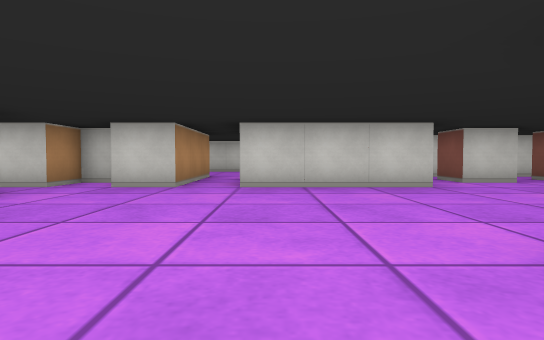
view 1 (above)

18 first-person views from a walk through a cub3D level. The camera is about half as high as the walls, tilts 2° down and sees 75° across. The floor is counted in squares. Each view is taken from the middle of a square. On the plan, view 1 faces up. The plan holds only what a view shows up to about 9 squares ahead; the rest is blank.

view 2
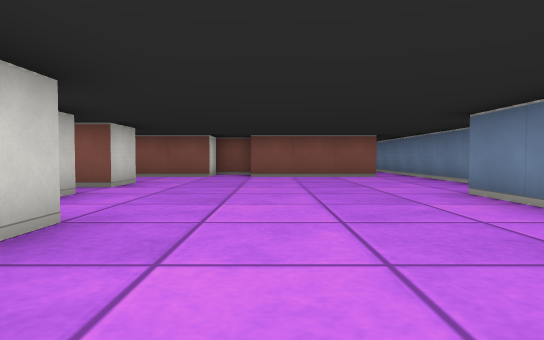

view 3
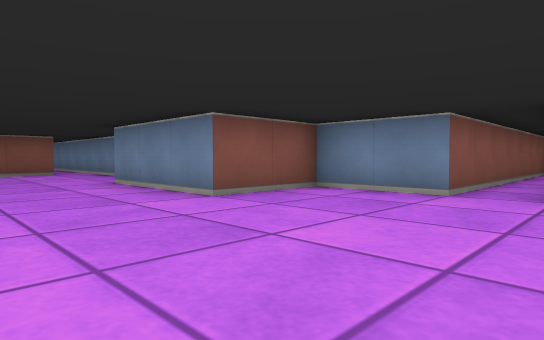

view 4
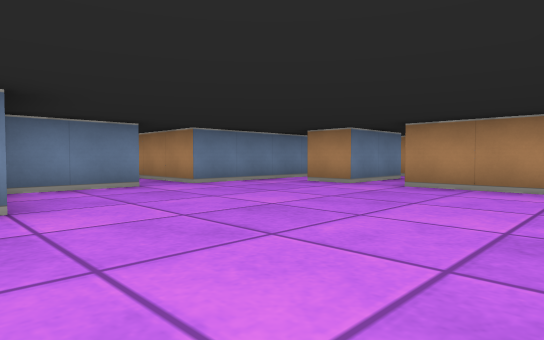

view 5
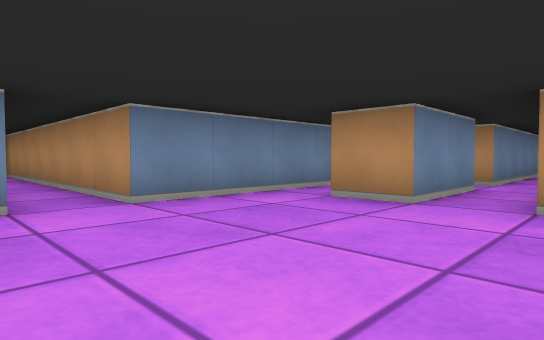

view 6
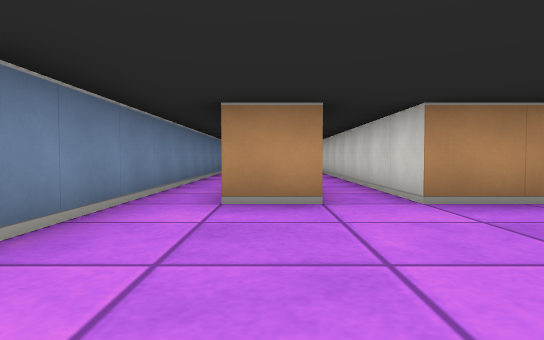

view 7
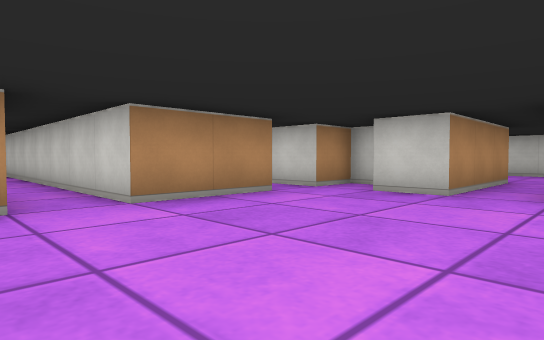

view 8
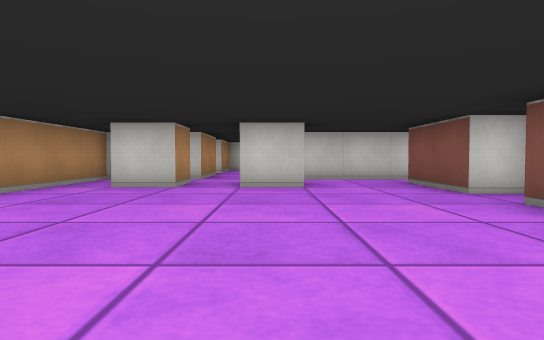

view 9
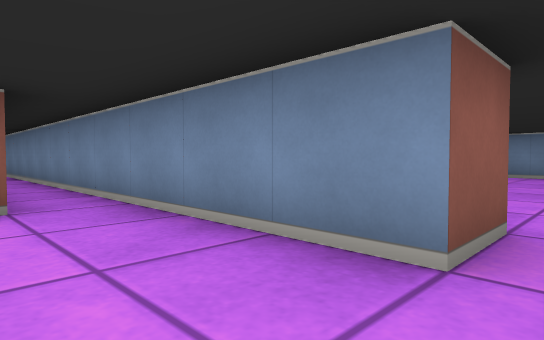

view 10
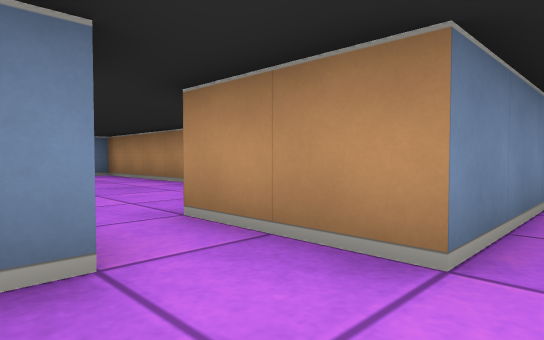

view 11
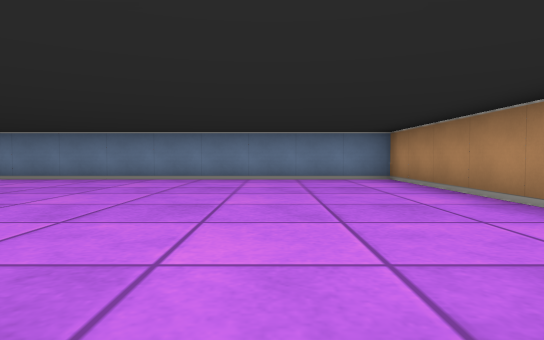

view 12
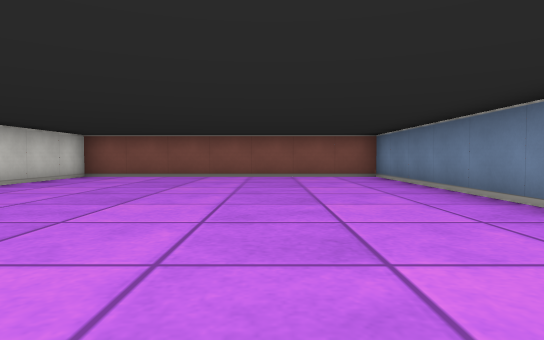

view 13
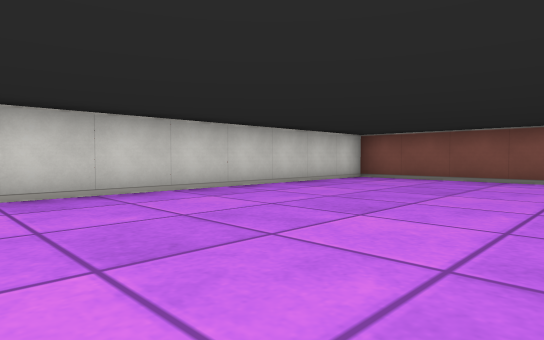

view 14
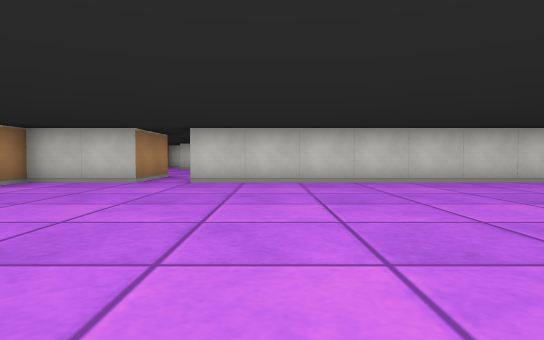

view 15
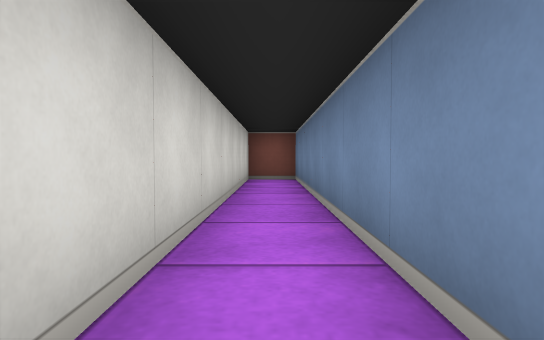

view 16
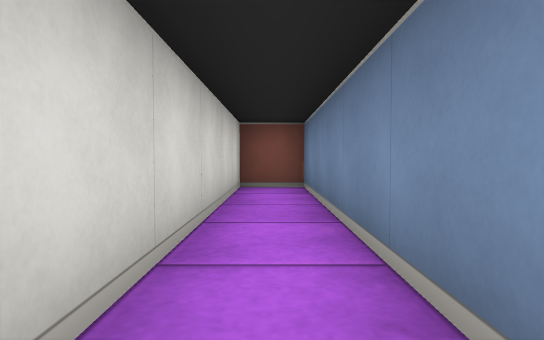

view 17
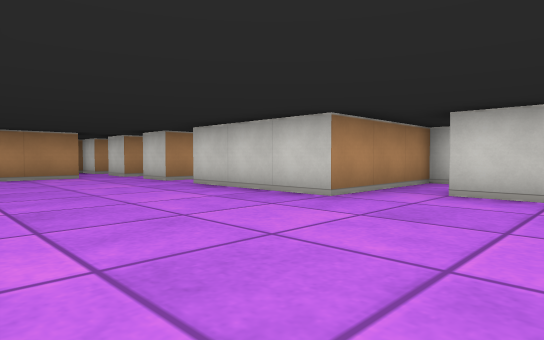

view 18
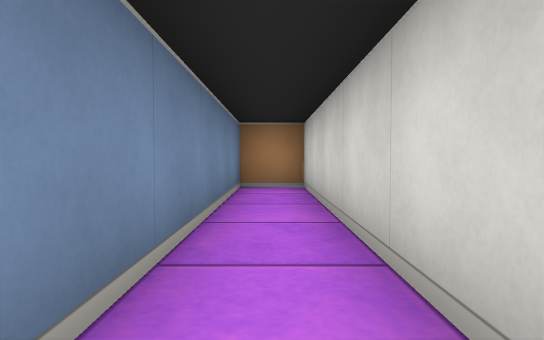

### Floor plan
Ten units are one square. View 1 is at (0, 0); x grows to the right and y downward. Boxes are objects, and circles mark ways between rooms. Rooms are numbered by the first view taken in them; rooms with no view inside come last. Other rooms are left out.
<svg viewBox="-120 -95 290 175">
<path fill="none" stroke="#000" d="M55 5 55 -5 165 -5 165 -15 96 -15M45 -75 45 -65 35 -65 35 -75M66 -65 55 -65 55 -75M-15 -55 -25 -55M45 -85 25 -85 25 -55 -5 -55M85 -14 85 -45M85 -55 85 -75M-35 -46 -35 -25 -55 -25M-29 -65 -35 -65 -35 -55M90 -85 59 -85M-56 -15 -35 -15 -35 -5M-55 5 -15 5 -15 75M-5 72 -5 5 15 5 15 -15 45 -15 45 5M45 5 25 5 25 12M25 32 25 75 145 75 145 5 55 5M-55 -25 -115 -25 -115 -15 -65 -15 -65 -10"/>
<circle cx="50" cy="0" r="3" fill="#2a7"/>
<circle cx="-45" cy="-20" r="3" fill="#2a7"/>
<text x="30" y="-30">1</text>
<text x="80" y="40">2</text>
<text x="-80" y="-20">3</text>
</svg>
Room 1 opens to room 2. Room 1 opens to room 3.

Where each view was taken, in squares from view 1:
view 1: 0 up, 0 right, facing up
view 2: 4 up, 0 right, facing right
view 3: 4 up, 2 left, facing down-right
view 4: 5 up, 2 right, facing down-left
view 5: 3 up, 0 right, facing down-left
view 6: 1 up, 0 right, facing left
view 7: 1 up, 0 right, facing up-left
view 8: 1 up, 6 right, facing up
view 9: 2 up, 5 right, facing down-right
view 10: 2 up, 6 right, facing down-left
view 11: 0 up, 5 right, facing down
view 12: 5 down, 6 right, facing right
view 13: 5 down, 7 right, facing up-right
view 14: 7 down, 7 right, facing up
view 15: 1 up, 9 right, facing right
view 16: 1 up, 11 right, facing right
view 17: 2 up, 5 right, facing up-left
view 18: 2 up, 6 left, facing left
